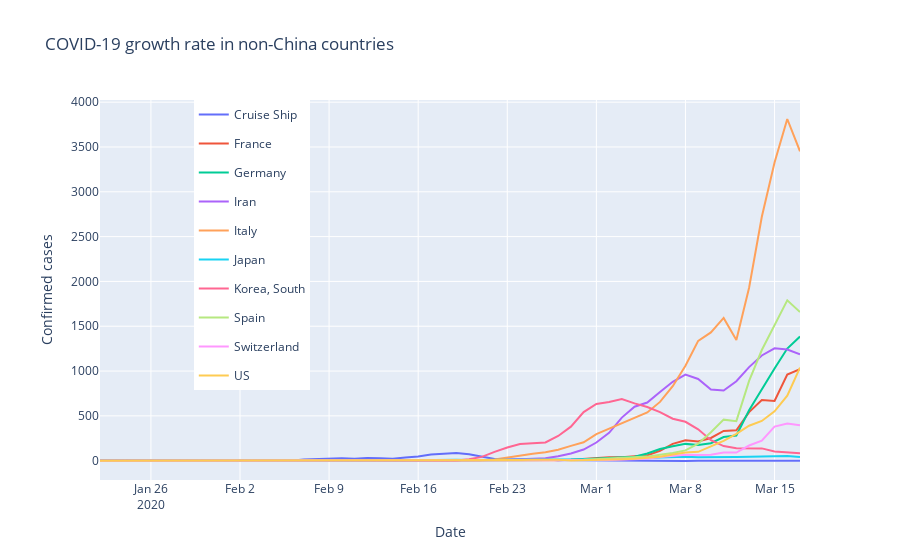

Notebook cell for this chart:
### Markdown cell above
<a id='plot_top_countries_growth'></a>
### Plot Growth for Top Countries

### Code cell
layout = go.Layout(title="COVID-19 growth rate in non-China countries", margin={"l": 100, "r": 100},
                   colorway=["#287D95", "#EF533B"], legend={"x": 0.7, "y": 1, 'orientation': "h"},
                   yaxis={'title': 'Confirmed cases'},
                   yaxis2={'title': 'Growth/Accel rate in cases', 'overlaying': 'y', 'side': 'right', "showgrid": False},
                   xaxis={"title": "Date"},
                   height=1000)

fig = go.Figure(data=traces_growth, layout=layout)
fig.show()
